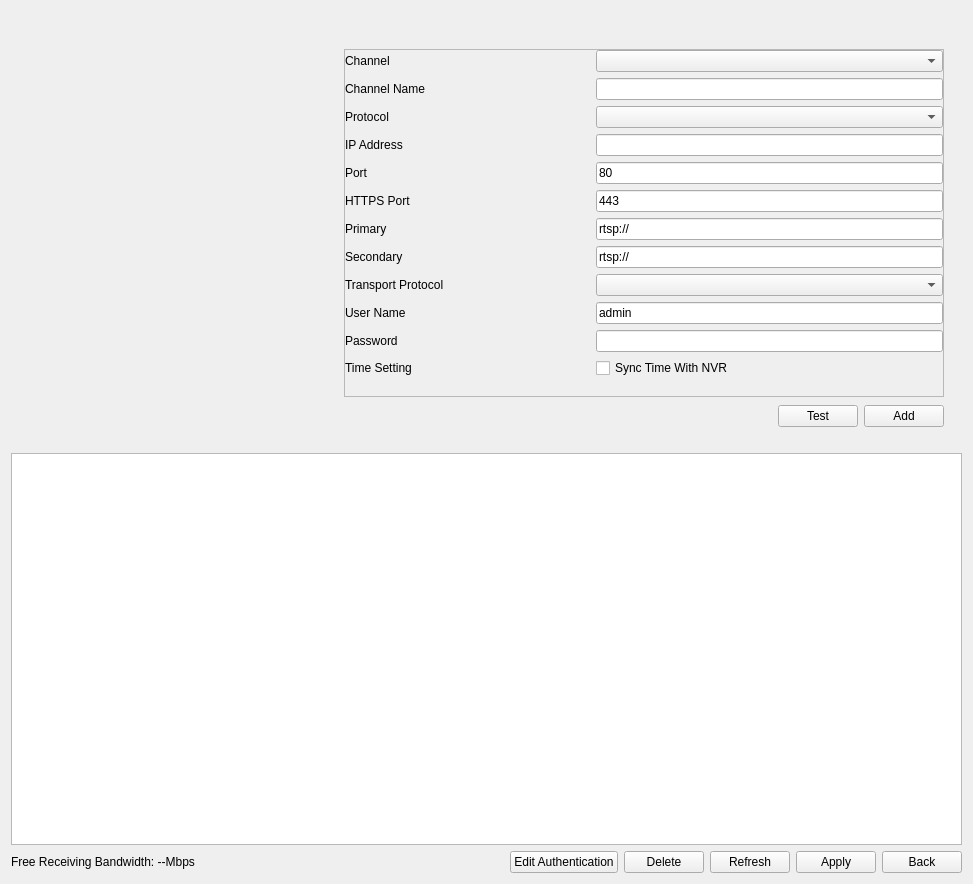
<?xml version="1.0" encoding="UTF-8"?>
<ui version="4.0">
 <class>CameraManagement</class>
 <widget class="QWidget" name="CameraManagement">
  <property name="geometry">
   <rect>
    <x>0</x>
    <y>0</y>
    <width>973</width>
    <height>884</height>
   </rect>
  </property>
  <property name="focusPolicy">
   <enum>Qt::ClickFocus</enum>
  </property>
  <property name="windowTitle">
   <string>Form</string>
  </property>
  <layout class="QGridLayout" name="gridLayout_5">
   <item row="0" column="0">
    <widget class="QWidget" name="widget" native="true">
     <property name="sizePolicy">
      <sizepolicy hsizetype="Preferred" vsizetype="Preferred">
       <horstretch>0</horstretch>
       <verstretch>1</verstretch>
      </sizepolicy>
     </property>
     <property name="minimumSize">
      <size>
       <width>0</width>
       <height>0</height>
      </size>
     </property>
     <layout class="QGridLayout" name="gridLayout_2">
      <property name="topMargin">
       <number>0</number>
      </property>
      <item row="1" column="1">
       <widget class="QStackedWidget" name="stackedWidget">
        <property name="sizePolicy">
         <sizepolicy hsizetype="Preferred" vsizetype="Preferred">
          <horstretch>2</horstretch>
          <verstretch>0</verstretch>
         </sizepolicy>
        </property>
        <property name="currentIndex">
         <number>0</number>
        </property>
        <widget class="QWidget" name="page_setting">
         <layout class="QVBoxLayout" name="verticalLayout_2">
          <property name="topMargin">
           <number>0</number>
          </property>
          <item>
           <widget class="QScrollArea" name="scrollArea">
            <property name="sizePolicy">
             <sizepolicy hsizetype="Expanding" vsizetype="Expanding">
              <horstretch>0</horstretch>
              <verstretch>0</verstretch>
             </sizepolicy>
            </property>
            <property name="minimumSize">
             <size>
              <width>0</width>
              <height>348</height>
             </size>
            </property>
            <property name="maximumSize">
             <size>
              <width>16777215</width>
              <height>348</height>
             </size>
            </property>
            <property name="widgetResizable">
             <bool>true</bool>
            </property>
            <widget class="QWidget" name="scrollAreaWidgetContents">
             <property name="geometry">
              <rect>
               <x>0</x>
               <y>0</y>
               <width>587</width>
               <height>372</height>
              </rect>
             </property>
             <layout class="QVBoxLayout" name="verticalLayout">
              <property name="leftMargin">
               <number>0</number>
              </property>
              <property name="topMargin">
               <number>0</number>
              </property>
              <property name="rightMargin">
               <number>0</number>
              </property>
              <property name="bottomMargin">
               <number>0</number>
              </property>
              <item>
               <layout class="QGridLayout" name="gridLayout">
                <property name="horizontalSpacing">
                 <number>20</number>
                </property>
                <item row="2" column="1">
                 <widget class="ComboBox" name="comboBox_protocol"/>
                </item>
                <item row="9" column="0">
                 <widget class="QLabel" name="label_transportProtocol">
                  <property name="text">
                   <string>Transport Protocol</string>
                  </property>
                 </widget>
                </item>
                <item row="12" column="0">
                 <widget class="QLabel" name="label_timeSetting">
                  <property name="text">
                   <string>Time Setting</string>
                  </property>
                 </widget>
                </item>
                <item row="3" column="1">
                 <widget class="MyLineEdit" name="lineEdit_ip">
                  <property name="sizePolicy">
                   <sizepolicy hsizetype="Expanding" vsizetype="Fixed">
                    <horstretch>3</horstretch>
                    <verstretch>0</verstretch>
                   </sizepolicy>
                  </property>
                  <property name="maxLength">
                   <number>64</number>
                  </property>
                 </widget>
                </item>
                <item row="1" column="0">
                 <widget class="QLabel" name="label_channelName">
                  <property name="text">
                   <string>Channel Name</string>
                  </property>
                 </widget>
                </item>
                <item row="9" column="1">
                 <widget class="ComboBox" name="comboBox_transportProtocol"/>
                </item>
                <item row="11" column="1">
                 <widget class="MyLineEdit" name="lineEdit_password">
                  <property name="maxLength">
                   <number>32</number>
                  </property>
                  <property name="echoMode">
                   <enum>QLineEdit::Password</enum>
                  </property>
                 </widget>
                </item>
                <item row="7" column="0">
                 <widget class="QLabel" name="label_secondary">
                  <property name="text">
                   <string>Secondary</string>
                  </property>
                 </widget>
                </item>
                <item row="0" column="0">
                 <widget class="QLabel" name="label_channel">
                  <property name="sizePolicy">
                   <sizepolicy hsizetype="Preferred" vsizetype="Preferred">
                    <horstretch>2</horstretch>
                    <verstretch>0</verstretch>
                   </sizepolicy>
                  </property>
                  <property name="text">
                   <string>Channel</string>
                  </property>
                 </widget>
                </item>
                <item row="6" column="1">
                 <widget class="LineEditRtsp" name="lineEdit_primary">
                  <property name="sizePolicy">
                   <sizepolicy hsizetype="Expanding" vsizetype="Fixed">
                    <horstretch>3</horstretch>
                    <verstretch>0</verstretch>
                   </sizepolicy>
                  </property>
                  <property name="text">
                   <string>rtsp://</string>
                  </property>
                  <property name="maxLength">
                   <number>128</number>
                  </property>
                 </widget>
                </item>
                <item row="1" column="1">
                 <widget class="MyLineEdit" name="lineEdit_channelName">
                  <property name="maxLength">
                   <number>32</number>
                  </property>
                 </widget>
                </item>
                <item row="5" column="1">
                 <widget class="MyLineEdit" name="lineEditHTTPSPort">
                  <property name="text">
                   <string>443</string>
                  </property>
                 </widget>
                </item>
                <item row="0" column="1">
                 <widget class="ComboBox" name="comboBox_channel">
                  <property name="sizePolicy">
                   <sizepolicy hsizetype="Preferred" vsizetype="Fixed">
                    <horstretch>3</horstretch>
                    <verstretch>0</verstretch>
                   </sizepolicy>
                  </property>
                 </widget>
                </item>
                <item row="7" column="1">
                 <widget class="LineEditRtsp" name="lineEdit_secondary">
                  <property name="text">
                   <string>rtsp://</string>
                  </property>
                  <property name="maxLength">
                   <number>128</number>
                  </property>
                 </widget>
                </item>
                <item row="10" column="0">
                 <widget class="QLabel" name="label_userName">
                  <property name="text">
                   <string>User Name</string>
                  </property>
                 </widget>
                </item>
                <item row="6" column="0">
                 <widget class="QLabel" name="label_primary">
                  <property name="sizePolicy">
                   <sizepolicy hsizetype="Preferred" vsizetype="Preferred">
                    <horstretch>2</horstretch>
                    <verstretch>0</verstretch>
                   </sizepolicy>
                  </property>
                  <property name="text">
                   <string>Primary</string>
                  </property>
                 </widget>
                </item>
                <item row="3" column="0">
                 <widget class="QLabel" name="label_ip">
                  <property name="sizePolicy">
                   <sizepolicy hsizetype="Preferred" vsizetype="Preferred">
                    <horstretch>2</horstretch>
                    <verstretch>0</verstretch>
                   </sizepolicy>
                  </property>
                  <property name="text">
                   <string>IP Address</string>
                  </property>
                 </widget>
                </item>
                <item row="10" column="1">
                 <widget class="MyLineEdit" name="lineEdit_userName">
                  <property name="text">
                   <string>admin</string>
                  </property>
                  <property name="maxLength">
                   <number>32</number>
                  </property>
                 </widget>
                </item>
                <item row="4" column="1">
                 <widget class="MyLineEdit" name="lineEdit_port">
                  <property name="text">
                   <string>80</string>
                  </property>
                  <property name="maxLength">
                   <number>5</number>
                  </property>
                 </widget>
                </item>
                <item row="4" column="0">
                 <widget class="QLabel" name="label_port">
                  <property name="text">
                   <string>Port</string>
                  </property>
                 </widget>
                </item>
                <item row="5" column="0">
                 <widget class="QLabel" name="labelHTTPSPort">
                  <property name="text">
                   <string>HTTPS Port</string>
                  </property>
                 </widget>
                </item>
                <item row="12" column="1">
                 <widget class="QCheckBox" name="checkBox_timeSetting">
                  <property name="text">
                   <string>Sync Time With NVR</string>
                  </property>
                 </widget>
                </item>
                <item row="2" column="0">
                 <widget class="QLabel" name="label_protocol">
                  <property name="text">
                   <string>Protocol</string>
                  </property>
                 </widget>
                </item>
                <item row="11" column="0">
                 <widget class="QLabel" name="label_password">
                  <property name="text">
                   <string>Password</string>
                  </property>
                 </widget>
                </item>
                <item row="13" column="0" colspan="2">
                 <widget class="QWidget" name="widget_5" native="true"/>
                </item>
               </layout>
              </item>
             </layout>
            </widget>
           </widget>
          </item>
          <item>
           <layout class="QHBoxLayout" name="horizontalLayout_3">
            <item>
             <spacer name="horizontalSpacer_3">
              <property name="orientation">
               <enum>Qt::Horizontal</enum>
              </property>
              <property name="sizeHint" stdset="0">
               <size>
                <width>40</width>
                <height>20</height>
               </size>
              </property>
             </spacer>
            </item>
            <item>
             <widget class="QPushButton" name="pushButton_test">
              <property name="text">
               <string>Test</string>
              </property>
             </widget>
            </item>
            <item>
             <widget class="MyPushButton" name="pushButton_add">
              <property name="text">
               <string>Add</string>
              </property>
             </widget>
            </item>
           </layout>
          </item>
         </layout>
        </widget>
        <widget class="QWidget" name="page_batch">
         <layout class="QGridLayout" name="gridLayout_6">
          <property name="topMargin">
           <number>0</number>
          </property>
          <item row="1" column="0" colspan="2">
           <widget class="QWidget" name="widget_4" native="true">
            <property name="sizePolicy">
             <sizepolicy hsizetype="Expanding" vsizetype="Expanding">
              <horstretch>0</horstretch>
              <verstretch>0</verstretch>
             </sizepolicy>
            </property>
           </widget>
          </item>
          <item row="0" column="0" colspan="2">
           <widget class="QScrollArea" name="scrollArea_2">
            <property name="sizePolicy">
             <sizepolicy hsizetype="Expanding" vsizetype="Expanding">
              <horstretch>1</horstretch>
              <verstretch>0</verstretch>
             </sizepolicy>
            </property>
            <property name="minimumSize">
             <size>
              <width>0</width>
              <height>348</height>
             </size>
            </property>
            <property name="maximumSize">
             <size>
              <width>16777215</width>
              <height>348</height>
             </size>
            </property>
            <property name="widgetResizable">
             <bool>true</bool>
            </property>
            <widget class="QWidget" name="scrollAreaWidgetContents_2">
             <property name="geometry">
              <rect>
               <x>0</x>
               <y>0</y>
               <width>548</width>
               <height>300</height>
              </rect>
             </property>
             <layout class="QHBoxLayout" name="horizontalLayout_2">
              <property name="leftMargin">
               <number>0</number>
              </property>
              <property name="topMargin">
               <number>0</number>
              </property>
              <property name="rightMargin">
               <number>0</number>
              </property>
              <property name="bottomMargin">
               <number>0</number>
              </property>
              <item>
               <widget class="QWidget" name="widget_1" native="true">
                <property name="sizePolicy">
                 <sizepolicy hsizetype="Preferred" vsizetype="Preferred">
                  <horstretch>1</horstretch>
                  <verstretch>0</verstretch>
                 </sizepolicy>
                </property>
                <layout class="QGridLayout" name="gridLayout_3">
                 <property name="leftMargin">
                  <number>0</number>
                 </property>
                 <property name="topMargin">
                  <number>0</number>
                 </property>
                 <property name="rightMargin">
                  <number>0</number>
                 </property>
                 <property name="bottomMargin">
                  <number>0</number>
                 </property>
                 <property name="horizontalSpacing">
                  <number>20</number>
                 </property>
                 <item row="2" column="1">
                  <widget class="ComboBox" name="comboBox_frameSize_main"/>
                 </item>
                 <item row="10" column="0" colspan="2">
                  <spacer name="verticalSpacer">
                   <property name="orientation">
                    <enum>Qt::Vertical</enum>
                   </property>
                   <property name="sizeHint" stdset="0">
                    <size>
                     <width>10</width>
                     <height>5</height>
                    </size>
                   </property>
                  </spacer>
                 </item>
                 <item row="7" column="1">
                  <widget class="ComboBox" name="comboBoxSmartStreamMain"/>
                 </item>
                 <item row="0" column="0">
                  <widget class="QLabel" name="label_protocol_2">
                   <property name="text">
                    <string>Transport Protocol</string>
                   </property>
                  </widget>
                 </item>
                 <item row="6" column="0">
                  <widget class="QLabel" name="label_iFrameInterval_main">
                   <property name="text">
                    <string>I-frame Interval</string>
                   </property>
                  </widget>
                 </item>
                 <item row="4" column="0">
                  <widget class="QLabel" name="label_bitRate_main">
                   <property name="text">
                    <string>Bit Rate</string>
                   </property>
                  </widget>
                 </item>
                 <item row="4" column="1">
                  <widget class="ComboBoxBitRate" name="comboBox_bitRate_main"/>
                 </item>
                 <item row="1" column="1">
                  <widget class="ComboBox" name="comboBox_videoCodec_main"/>
                 </item>
                 <item row="8" column="0">
                  <widget class="QLabel" name="labelLevelMain">
                   <property name="text">
                    <string>Level</string>
                   </property>
                  </widget>
                 </item>
                 <item row="3" column="0">
                  <widget class="QLabel" name="label_maxFrameRate_main">
                   <property name="text">
                    <string>Max Frame Rate</string>
                   </property>
                  </widget>
                 </item>
                 <item row="7" column="0">
                  <widget class="QLabel" name="labelSmartStreamMain">
                   <property name="text">
                    <string>Smart Stream</string>
                   </property>
                  </widget>
                 </item>
                 <item row="2" column="0">
                  <widget class="QLabel" name="label_frameSize_main">
                   <property name="text">
                    <string>Frame Size</string>
                   </property>
                  </widget>
                 </item>
                 <item row="5" column="0">
                  <widget class="QLabel" name="label_bitrateControl_main">
                   <property name="text">
                    <string>Bitrate Control</string>
                   </property>
                  </widget>
                 </item>
                 <item row="8" column="1">
                  <widget class="BaseSlider" name="horizontalSliderMain">
                   <property name="sizePolicy">
                    <sizepolicy hsizetype="Preferred" vsizetype="Fixed">
                     <horstretch>0</horstretch>
                     <verstretch>0</verstretch>
                    </sizepolicy>
                   </property>
                   <property name="orientation">
                    <enum>Qt::Horizontal</enum>
                   </property>
                  </widget>
                 </item>
                 <item row="3" column="1">
                  <widget class="ComboBox" name="comboBox_maxFrameRate_main"/>
                 </item>
                 <item row="5" column="1">
                  <widget class="ComboBox" name="comboBox_bitrateControl_main"/>
                 </item>
                 <item row="1" column="0">
                  <widget class="QLabel" name="label_videoCodec_main">
                   <property name="text">
                    <string>Video Codec</string>
                   </property>
                  </widget>
                 </item>
                 <item row="6" column="1">
                  <widget class="ComboBox" name="comboBox_iFrameInterval_main"/>
                 </item>
                 <item row="0" column="1">
                  <widget class="ComboBox" name="comboBox_protocol_2"/>
                 </item>
                </layout>
               </widget>
              </item>
              <item>
               <widget class="QWidget" name="widget_2" native="true">
                <property name="sizePolicy">
                 <sizepolicy hsizetype="Preferred" vsizetype="Preferred">
                  <horstretch>1</horstretch>
                  <verstretch>0</verstretch>
                 </sizepolicy>
                </property>
                <layout class="QGridLayout" name="gridLayout_4">
                 <property name="leftMargin">
                  <number>0</number>
                 </property>
                 <property name="topMargin">
                  <number>0</number>
                 </property>
                 <property name="rightMargin">
                  <number>0</number>
                 </property>
                 <property name="bottomMargin">
                  <number>0</number>
                 </property>
                 <property name="horizontalSpacing">
                  <number>20</number>
                 </property>
                 <item row="5" column="1">
                  <widget class="ComboBox" name="comboBox_bitrateControl_sub"/>
                 </item>
                 <item row="8" column="0">
                  <widget class="QLabel" name="labelSmartStreamSub">
                   <property name="text">
                    <string>Smart Stream</string>
                   </property>
                  </widget>
                 </item>
                 <item row="0" column="0">
                  <widget class="QLabel" name="label_secondaryStream">
                   <property name="text">
                    <string>Secondary Stream</string>
                   </property>
                  </widget>
                 </item>
                 <item row="10" column="1">
                  <widget class="BaseSlider" name="horizontalSliderSub">
                   <property name="sizePolicy">
                    <sizepolicy hsizetype="Preferred" vsizetype="Fixed">
                     <horstretch>0</horstretch>
                     <verstretch>0</verstretch>
                    </sizepolicy>
                   </property>
                   <property name="orientation">
                    <enum>Qt::Horizontal</enum>
                   </property>
                  </widget>
                 </item>
                 <item row="7" column="0">
                  <widget class="QLabel" name="label_iFrameInterval_sub">
                   <property name="text">
                    <string>I-frame Interval</string>
                   </property>
                  </widget>
                 </item>
                 <item row="4" column="0">
                  <widget class="QLabel" name="label_bitRate_sub">
                   <property name="text">
                    <string>Bit Rate</string>
                   </property>
                  </widget>
                 </item>
                 <item row="5" column="0">
                  <widget class="QLabel" name="label_bitrateControl_sub">
                   <property name="text">
                    <string>Bitrate Control</string>
                   </property>
                  </widget>
                 </item>
                 <item row="7" column="1">
                  <widget class="ComboBox" name="comboBox_iFrameInterval_sub"/>
                 </item>
                 <item row="12" column="0" colspan="2">
                  <spacer name="verticalSpacer_3">
                   <property name="orientation">
                    <enum>Qt::Vertical</enum>
                   </property>
                   <property name="sizeHint" stdset="0">
                    <size>
                     <width>10</width>
                     <height>5</height>
                    </size>
                   </property>
                  </spacer>
                 </item>
                 <item row="10" column="0">
                  <widget class="QLabel" name="labelLevelSub">
                   <property name="text">
                    <string>Level</string>
                   </property>
                  </widget>
                 </item>
                 <item row="1" column="1">
                  <widget class="ComboBox" name="comboBox_videoCodec_sub"/>
                 </item>
                 <item row="4" column="1">
                  <widget class="ComboBoxBitRate" name="comboBox_bitRate_sub"/>
                 </item>
                 <item row="3" column="0">
                  <widget class="QLabel" name="label_maxFrameRate_sub">
                   <property name="text">
                    <string>Max Frame Rate</string>
                   </property>
                  </widget>
                 </item>
                 <item row="2" column="1">
                  <widget class="ComboBox" name="comboBox_frameSize_sub"/>
                 </item>
                 <item row="2" column="0">
                  <widget class="QLabel" name="label_frameSize_sub">
                   <property name="text">
                    <string>Frame Size</string>
                   </property>
                  </widget>
                 </item>
                 <item row="3" column="1">
                  <widget class="ComboBox" name="comboBox_maxFrameRate_sub"/>
                 </item>
                 <item row="1" column="0">
                  <widget class="QLabel" name="label_videoCodec_sub">
                   <property name="text">
                    <string>Video Codec</string>
                   </property>
                  </widget>
                 </item>
                 <item row="8" column="1">
                  <widget class="ComboBox" name="comboBoxSmartStreamSub"/>
                 </item>
                 <item row="11" column="1">
                  <widget class="QCheckBox" name="checkBox_timeSetting_2">
                   <property name="text">
                    <string>Sync Time With NVR</string>
                   </property>
                  </widget>
                 </item>
                 <item row="11" column="0">
                  <widget class="QLabel" name="label_timeSetting_2">
                   <property name="text">
                    <string>Time Setting</string>
                   </property>
                  </widget>
                 </item>
                 <item row="0" column="1">
                  <widget class="ComboBox" name="comboBox_secondaryStream"/>
                 </item>
                </layout>
               </widget>
              </item>
             </layout>
            </widget>
           </widget>
          </item>
         </layout>
        </widget>
       </widget>
      </item>
      <item row="1" column="0">
       <widget class="CommonVideo" name="widget_video" native="true">
        <property name="sizePolicy">
         <sizepolicy hsizetype="Preferred" vsizetype="Preferred">
          <horstretch>1</horstretch>
          <verstretch>0</verstretch>
         </sizepolicy>
        </property>
       </widget>
      </item>
      <item row="0" column="1">
       <widget class="TabBar" name="widget_tab" native="true">
        <property name="sizePolicy">
         <sizepolicy hsizetype="Preferred" vsizetype="Preferred">
          <horstretch>2</horstretch>
          <verstretch>0</verstretch>
         </sizepolicy>
        </property>
        <property name="minimumSize">
         <size>
          <width>0</width>
          <height>30</height>
         </size>
        </property>
       </widget>
      </item>
      <item row="0" column="0">
       <widget class="QWidget" name="widget_3" native="true">
        <property name="minimumSize">
         <size>
          <width>0</width>
          <height>30</height>
         </size>
        </property>
       </widget>
      </item>
     </layout>
    </widget>
   </item>
   <item row="1" column="0">
    <widget class="TableView" name="tableView">
     <property name="sizePolicy">
      <sizepolicy hsizetype="Expanding" vsizetype="Expanding">
       <horstretch>0</horstretch>
       <verstretch>1</verstretch>
      </sizepolicy>
     </property>
     <property name="minimumSize">
      <size>
       <width>0</width>
       <height>392</height>
      </size>
     </property>
     <property name="maximumSize">
      <size>
       <width>16777215</width>
       <height>392</height>
      </size>
     </property>
    </widget>
   </item>
   <item row="2" column="0">
    <layout class="QHBoxLayout" name="horizontalLayout">
     <item>
      <widget class="QLabel" name="label_band">
       <property name="text">
        <string>Free Receiving Bandwidth: --Mbps</string>
       </property>
       <property name="style" stdset="0">
        <string>transparent</string>
       </property>
      </widget>
     </item>
     <item>
      <spacer name="horizontalSpacer">
       <property name="orientation">
        <enum>Qt::Horizontal</enum>
       </property>
       <property name="sizeHint" stdset="0">
        <size>
         <width>40</width>
         <height>20</height>
        </size>
       </property>
      </spacer>
     </item>
     <item>
      <widget class="QPushButton" name="pushButton_authentication">
       <property name="text">
        <string>Edit Authentication</string>
       </property>
      </widget>
     </item>
     <item>
      <widget class="QPushButton" name="pushButton_delete">
       <property name="text">
        <string>Delete</string>
       </property>
      </widget>
     </item>
     <item>
      <widget class="QPushButton" name="pushButton_refresh">
       <property name="text">
        <string>Refresh</string>
       </property>
      </widget>
     </item>
     <item>
      <widget class="MyPushButton" name="pushButton_apply">
       <property name="text">
        <string>Apply</string>
       </property>
      </widget>
     </item>
     <item>
      <widget class="QPushButton" name="pushButton_back">
       <property name="text">
        <string>Back</string>
       </property>
      </widget>
     </item>
    </layout>
   </item>
  </layout>
 </widget>
 <customwidgets>
  <customwidget>
   <class>ComboBox</class>
   <extends>QComboBox</extends>
   <header>combobox.h</header>
  </customwidget>
  <customwidget>
   <class>MyLineEdit</class>
   <extends>QLineEdit</extends>
   <header>mylineedit.h</header>
  </customwidget>
  <customwidget>
   <class>MyPushButton</class>
   <extends>QPushButton</extends>
   <header>mypushbutton.h</header>
  </customwidget>
  <customwidget>
   <class>TabBar</class>
   <extends>QWidget</extends>
   <header>tabbar.h</header>
   <container>1</container>
  </customwidget>
  <customwidget>
   <class>BaseSlider</class>
   <extends>QSlider</extends>
   <header>baseslider.h</header>
   <container>1</container>
  </customwidget>
  <customwidget>
   <class>TableView</class>
   <extends>QTableView</extends>
   <header>tableview.h</header>
  </customwidget>
  <customwidget>
   <class>ComboBoxBitRate</class>
   <extends>QComboBox</extends>
   <header>comboboxbitrate.h</header>
  </customwidget>
  <customwidget>
   <class>CommonVideo</class>
   <extends>QWidget</extends>
   <header>commonvideo.h</header>
   <container>1</container>
  </customwidget>
  <customwidget>
   <class>LineEditRtsp</class>
   <extends>QLineEdit</extends>
   <header>LineEditRtsp.h</header>
  </customwidget>
 </customwidgets>
 <tabstops>
  <tabstop>comboBox_channel</tabstop>
  <tabstop>lineEdit_channelName</tabstop>
  <tabstop>comboBox_protocol</tabstop>
  <tabstop>comboBox_transportProtocol</tabstop>
  <tabstop>lineEdit_userName</tabstop>
  <tabstop>lineEdit_password</tabstop>
  <tabstop>checkBox_timeSetting</tabstop>
  <tabstop>pushButton_test</tabstop>
  <tabstop>pushButton_add</tabstop>
  <tabstop>comboBox_protocol_2</tabstop>
  <tabstop>comboBox_videoCodec_main</tabstop>
  <tabstop>comboBox_frameSize_main</tabstop>
  <tabstop>comboBox_maxFrameRate_main</tabstop>
  <tabstop>comboBox_bitRate_main</tabstop>
  <tabstop>comboBox_bitrateControl_main</tabstop>
  <tabstop>comboBox_iFrameInterval_main</tabstop>
  <tabstop>comboBox_videoCodec_sub</tabstop>
  <tabstop>comboBox_frameSize_sub</tabstop>
  <tabstop>comboBox_maxFrameRate_sub</tabstop>
  <tabstop>comboBox_bitRate_sub</tabstop>
  <tabstop>comboBox_bitrateControl_sub</tabstop>
  <tabstop>comboBox_iFrameInterval_sub</tabstop>
  <tabstop>tableView</tabstop>
  <tabstop>pushButton_authentication</tabstop>
  <tabstop>pushButton_delete</tabstop>
  <tabstop>pushButton_refresh</tabstop>
  <tabstop>pushButton_back</tabstop>
 </tabstops>
 <resources/>
 <connections/>
</ui>
